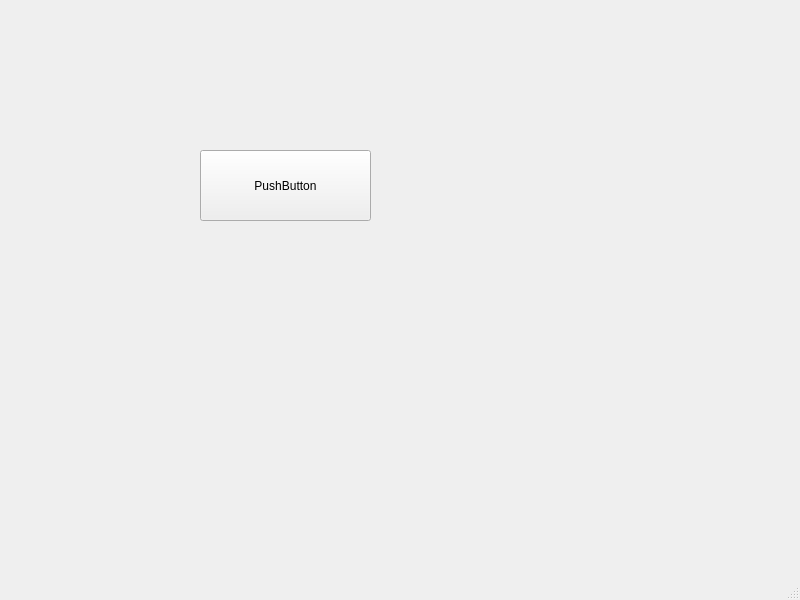
<?xml version="1.0" encoding="UTF-8"?>
<ui version="4.0">
 <class>MainWindow</class>
 <widget class="QMainWindow" name="MainWindow">
  <property name="geometry">
   <rect>
    <x>0</x>
    <y>0</y>
    <width>800</width>
    <height>600</height>
   </rect>
  </property>
  <property name="windowTitle">
   <string>MainWindow</string>
  </property>
  <widget class="QWidget" name="centralwidget">
   <widget class="QTToggleButton" name="pushButton">
    <property name="enabled">
     <bool>true</bool>
    </property>
    <property name="geometry">
     <rect>
      <x>200</x>
      <y>150</y>
      <width>171</width>
      <height>71</height>
     </rect>
    </property>
    <property name="text">
     <string>PushButton</string>
    </property>
    <property name="checked">
     <bool>false</bool>
    </property>
    <property name="autoDefault">
     <bool>false</bool>
    </property>
    <property name="default">
     <bool>false</bool>
    </property>
    <property name="flat">
     <bool>false</bool>
    </property>
   </widget>
  </widget>
  <widget class="QMenuBar" name="menubar">
   <property name="geometry">
    <rect>
     <x>0</x>
     <y>0</y>
     <width>800</width>
     <height>21</height>
    </rect>
   </property>
  </widget>
  <widget class="QStatusBar" name="statusbar"/>
 </widget>
 <customwidgets>
  <customwidget>
   <class>QTToggleButton</class>
   <extends>QPushButton</extends>
   <header>QTToggleButton.h</header>
  </customwidget>
 </customwidgets>
 <resources/>
 <connections/>
</ui>
